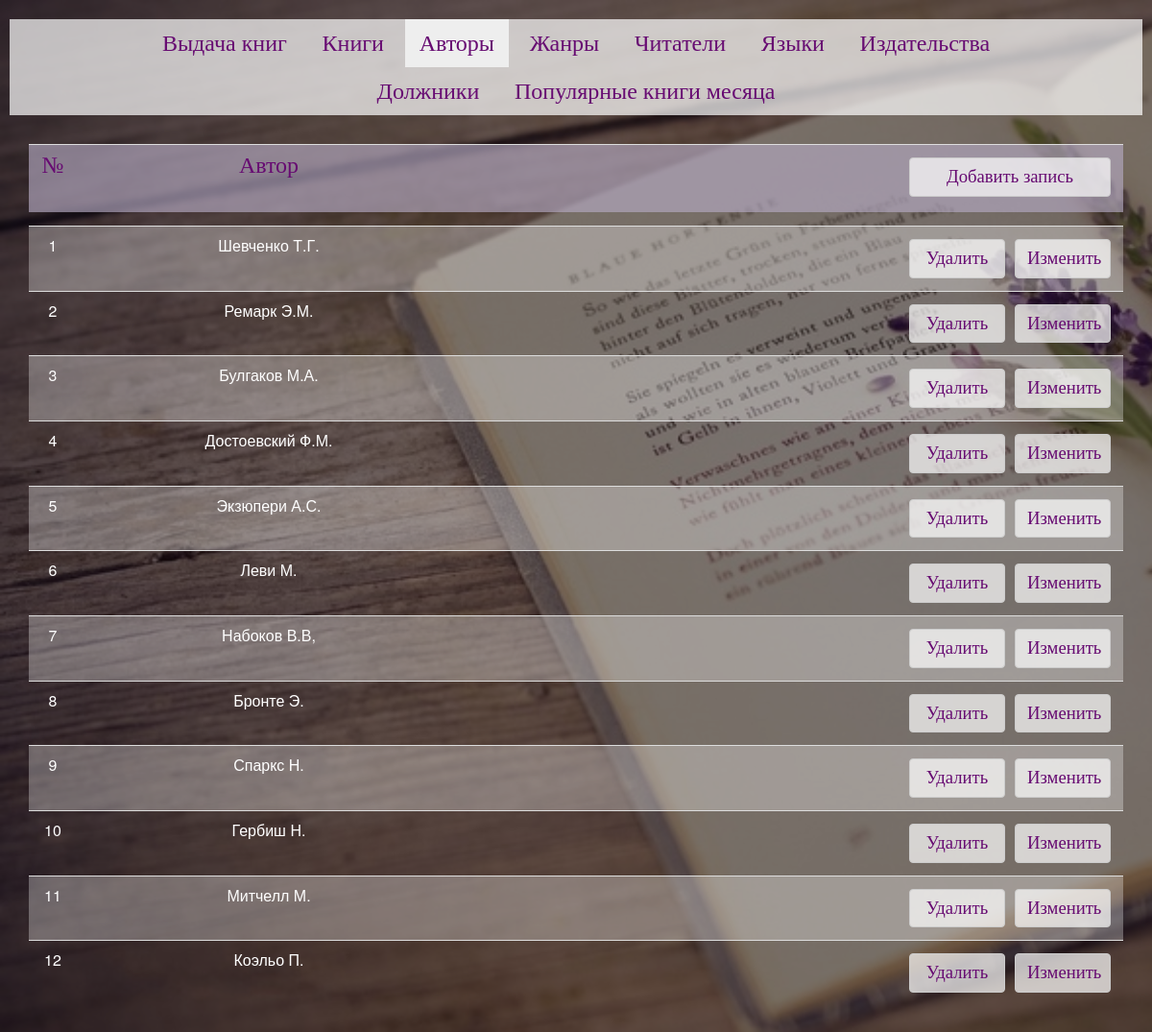
Page /tables/authors.php on the committed database.
### tables this page shows
CREATE TABLE IF NOT EXISTS `authors` (
  `author_id` int(11) NOT NULL AUTO_INCREMENT,
  `auth_name` varchar(50) NOT NULL,
  PRIMARY KEY (`author_id`),
  UNIQUE KEY `auth_name` (`auth_name`)
);

### tables/authors.php (the view, shortened to what this page needs)
<?php
class Authors extends Db {
    public function fetchAll(){
        $conn = $this->ConnectDB();
        $stmt = $conn->prepare("SELECT * FROM `authors` ORDER BY author_id");
        $stmt->execute();
        $result = $stmt->fetchAll();
        return $result;
    }
}
$out = new Authors();
$rows = $out->fetchAll();
?>
<!DOCTYPE>
<html>
<head>
    <link rel="stylesheet" href="../css/bootstrap.css">
    <link rel="stylesheet" href="../css/tables.css">
</head>
<body>
<div class="container">
    <form method="post">
        <nav id="header" class="navbar navbar-fixed-top" role="navigation">
            <ul id="panel" class="nav navbar-nav">
                <li><a href="output.php">Выдача книг</a></li>
                <li><a href="books.php">Книги</a></li>
                <li id="current"><a href="authors.php">Авторы</a></li>
                <li><a href="genres.php">Жанры</a></li>
                <li><a href="readers.php">Читатели</a></li>
                <li><a href="languages.php">Языки</a></li>
                <li><a href="publishers.php">Издательства</a></li><br>
                <li><a href="debtors.php">Должники</a></li>
                <li><a href="popular.php">Популярные книги месяца</a></li>
            </ul>
            <div class="container">
                <table class="title table table-striped">
                    <tr>
                        <td width="50">№</td>
                        <td width="400">Автор</td>
                        <td><button id="add-btn" type="button" class="btn btn-default" data-toggle="modal" data-target="#addModal">Добавить запись</button></td>
                    </tr>
                </table>
            </div>
        </nav>
        <div class="table-responsive">
            <table class="table table-striped"  style="text-align: center;">
                <?php for ($i = 0; $i < count($rows); $i++) {?>
                    <tr data-id="<?= $rows[$i]['author_id']?>" data-auth="<?= $rows[$i]['auth_name']?>">
                        <td width="50"><?= $rows[$i]['author_id']?></td>
                        <td width="400"><?= $rows[$i]['auth_name']?></td>
                        <td><button name="edit" type="button" class="btn btn-default" data-toggle="modal" data-target="#editModal">Изменить</button>
                            <input name="delete" type="button" class="btn btn-default" value="Удалить"></td>
                    </tr>
                <?php } ?>
            </table>
        </div>
    </form>
</div>
</body>
</html>

### css/tables.css (style rules this page uses)
html { background-image: url(../img/2.jpg); background-color: rgba(0, 0, 0, 0.5); background-blend-mode: darken; background-attachment: fixed; background-size: cover; }
body { padding-top: 70px; width: 100%; height: 100%; background: 0; }
.table { margin-top: 165px; color: #ffffff; }
.btn-default { float: right; margin: 5; width: 100px; font-size: 14pt; font-family: "Monotype Corsiva", bold; }
#header { border: 0; padding: 10px; background-image: url(../img/2.jpg); background-color: rgba(0, 0, 0, 0.5); background-blend-mode: darken; background-attachment: fixed; background-size: cover; }
.title { height: 71px; border: 0; color: #670b72; font-size: 18pt; font-family: "Monotype Corsiva", bold; background-color: rgba(116, 97, 141, 0.5); text-align: center; margin-top: 30px; margin-bottom: 0; }
#panel { color: #670b72; font-size: 20pt; font-family: "Monotype Corsiva", bold; background-color: rgba(255, 255, 255, 0.7); border-color: #cccccc; margin-top: 10px; float: none; text-align: center; }
#panel li { color: #670b72; display: inline-block; }
#panel a { color: #670b72; font-size: 18pt; font-family: "Monotype Corsiva", bold; }
#current { text-decoration: none; background-color: #eeeeee; }
#add-btn { width: 210px; }
.navbar-nav > li { float: none; }

### rows in the picture
authors: author_id "1", auth_name "Шевченко Т.Г."
authors: author_id "2", auth_name "Ремарк Э.М."
authors: author_id "3", auth_name "Булгаков М.А."
authors: author_id "4", auth_name "Достоевский Ф.М."
authors: author_id "5", auth_name "Экзюпери А.С."
authors: author_id "6", auth_name "Леви М."
authors: author_id "7", auth_name "Набоков В.В,"
authors: author_id "8", auth_name "Бронте Э."
authors: author_id "9", auth_name "Спаркс Н."
authors: author_id "10", auth_name "Гербиш Н."
authors: author_id "11", auth_name "Митчелл М."
authors: author_id "12", auth_name "Коэльо П."
